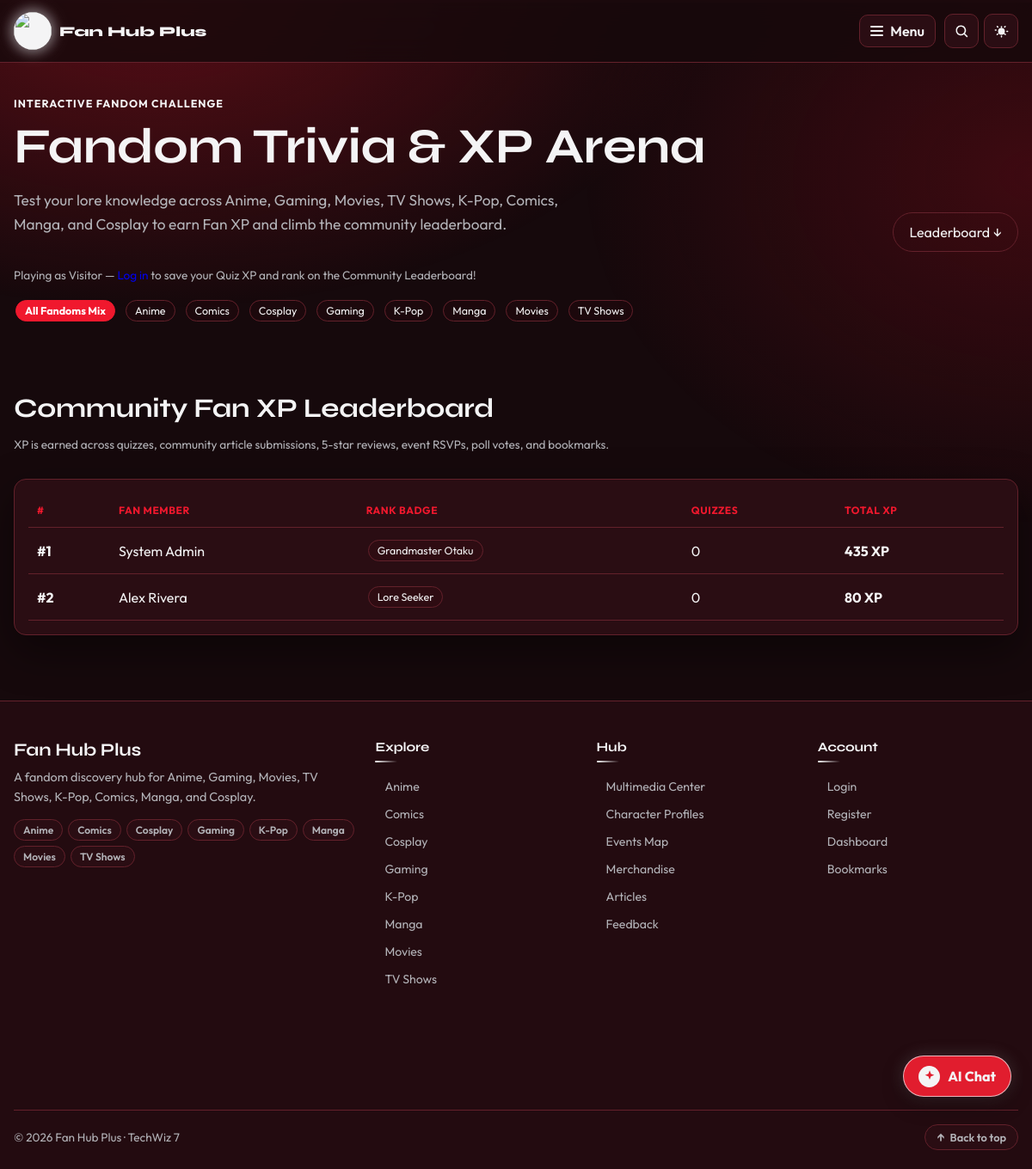
Screenshot of /quiz.php with the database file from the repository.
### tables this page shows
CREATE TABLE categories (
  id INT UNSIGNED AUTO_INCREMENT PRIMARY KEY,
  name VARCHAR(80) NOT NULL,
  slug VARCHAR(80) NOT NULL UNIQUE,
  description TEXT,
  icon VARCHAR(40) DEFAULT ''
);

CREATE TABLE users (
  id INT UNSIGNED AUTO_INCREMENT PRIMARY KEY,
  name VARCHAR(120) NOT NULL,
  email VARCHAR(160) NOT NULL UNIQUE,
  password VARCHAR(255) NOT NULL,
  role ENUM('user','admin') NOT NULL DEFAULT 'user',
  avatar VARCHAR(255) DEFAULT '',
  favorite_categories VARCHAR(255) DEFAULT '',
  theme ENUM('dark','light') NOT NULL DEFAULT 'dark',
  font_size ENUM('sm','md','lg') NOT NULL DEFAULT 'md',
  created_at DATETIME NOT NULL
);

### includes/functions.php (called while the page is built, shortened)
<?php
require_once __DIR__ . '/../config/db.php';
function e($value)
{
    return htmlspecialchars((string) $value, ENT_QUOTES, 'UTF-8');
}
function site_base_path()
{
    static $base_path = null;
    if ($base_path !== null) {
        return $base_path;
    }
    $project_root = realpath(__DIR__ . '/..');
    $document_root = isset($_SERVER['DOCUMENT_ROOT']) ? realpath($_SERVER['DOCUMENT_ROOT']) : false;
    if ($project_root !== false && $document_root !== false) {
        $project_root = str_replace('\\', '/', $project_root);
        $document_root = rtrim(str_replace('\\', '/', $document_root), '/');
        if ($project_root === $document_root) {
            $base_path = '';
        } elseif (strpos($project_root, $document_root . '/') === 0) {
            $base_path = substr($project_root, strlen($document_root));
        } else {
            $base_path = '';
        }
        return $base_path;
    }
    $script_name = isset($_SERVER['SCRIPT_NAME']) ? str_replace('\\', '/', $_SERVER['SCRIPT_NAME']) : '';
    $admin_position = strpos($script_name, '/admin/');
    $base_path = $admin_position === false ? dirname($script_name) : substr($script_name, 0, $admin_position);
    $base_path = $base_path === '/' || $base_path === '.' ? '' : rtrim($base_path, '/');
    return $base_path;
}
function site_url($path = '')
{
    $path = (string) $path;
    $base_path = site_base_path();
    $absolute_path = '/' . ltrim($path, '/');
    return $base_path . $absolute_path;
}
function db_query($sql)
{
    global $conn;
    try {
        $result = mysqli_query($conn, $sql);
        return $result;
    } catch (\Throwable $e) {
        return false;
    }
}
function db_all($sql)
{
    $result = db_query($sql);
    $rows = array();
    if ($result) {
        while ($row = mysqli_fetch_assoc($result)) {
            $rows[] = $row;
        }
    }
    return $rows;
}
function db_one($sql)
{
    $rows = db_all($sql);
    if (count($rows) > 0) {
        return $rows[0];
    }
    return null;
}
function current_user()
{
    if (!isset($_SESSION['user_id'])) {
        return null;
    }
    $id = (int) $_SESSION['user_id'];
    return db_one("SELECT * FROM users WHERE id = $id LIMIT 1");
}
function categories()
{
    return db_all("SELECT * FROM categories ORDER BY name ASC");
}
function ensure_srs_tables()
{
    static $done = false;
    if ($done) {
        return;
    }
    $done = true;
}
function user_fan_profile($user_id)
{
    $uid = (int) $user_id;
    $bm = db_one("SELECT (SELECT COUNT(*) FROM bookmarks WHERE user_id = $uid) + (SELECT COUNT(*) FROM item_bookmarks WHERE user_id = $uid) AS c");
    $rt = db_one("SELECT COUNT(*) AS c FROM media_ratings WHERE user_id = $uid");
    $ar = db_one("SELECT COUNT(*) AS c FROM contents WHERE user_id = $uid");
    $qz = db_one("SELECT COALESCE(SUM(xp_earned), 0) AS xp, COUNT(*) AS attempts FROM quiz_attempts WHERE user_id = $uid");
    $pv = db_one("SELECT COUNT(*) AS c FROM fandom_poll_votes WHERE user_id = $uid");
    $rv = db_one("SELECT COUNT(*) AS c FROM event_rsvps WHERE user_id = $uid");
    $bookmarks_count = $bm ? (int) $bm['c'] : 0;
    $ratings_count   = $rt ? (int) $rt['c'] : 0;
    $articles_count  = $ar ? (int) $ar['c'] : 0;
    $quiz_xp         = $qz ? (int) $qz['xp'] : 0;
    $quiz_attempts   = $qz ? (int) $qz['attempts'] : 0;
    $poll_votes      = $pv ? (int) $pv['c'] : 0;
    $rsvps_count     = $rv ? (int) $rv['c'] : 0;
    $total_xp = $quiz_xp
        + ($bookmarks_count * 10)
        + ($ratings_count * 15)
        + ($articles_count * 30)
        + ($poll_votes * 10)
        + ($rsvps_count * 15);
    if ($total_xp >= 300) {
        $rank = 'Grandmaster Otaku';
        $next_rank = 'Max Rank Achieved';
        $next_xp = 300;
    } elseif ($total_xp >= 150) {
        $rank = 'Fandom Vanguard';
        $next_rank = 'Grandmaster Otaku';
        $next_xp = 300;
    } elseif ($total_xp >= 50) {
        $rank = 'Lore Seeker';
        $next_rank = 'Fandom Vanguard';
        $next_xp = 150;
    } else {
        $rank = 'Rookie Fan';
        $next_rank = 'Lore Seeker';
        $next_xp = 50;
    }
    return array(
        'xp'              => $total_xp,
        'rank'            => $rank,
        'next_rank'       => $next_rank,
        'next_xp'         => $next_xp,
        'quiz_xp'         => $quiz_xp,
        'quiz_attempts'   => $quiz_attempts,
        'bookmarks_count' => $bookmarks_count,
        'ratings_count'   => $ratings_count,
        'articles_count'  => $articles_count,
        'poll_votes'      => $poll_votes,
        'rsvps_count'     => $rsvps_count,
    );
}
    ?>
    <?php
function category_url($slug)
{
    $slug = preg_replace('/[^a-z0-9\-]/', '', strtolower((string) $slug));
    return $slug === '' ? site_url('/index.php') : site_url('/' . $slug . '.php');
}

### quiz.php (the view, shortened to what this page needs)
<?php
require_once __DIR__ . '/includes/functions.php';
$user = current_user();
$cats = categories();
$category_slug = isset($_GET['category']) ? trim($_GET['category']) : '';
$fan_profile = $user ? user_fan_profile((int) $user['id']) : null;
$all_users = db_all("SELECT id, name, role, favorite_categories FROM users ORDER BY id ASC LIMIT 20");
$leaderboard = array();
foreach ($all_users as $u) {
    $prof = user_fan_profile((int) $u['id']);
    $leaderboard[] = array(
        'name'          => $u['name'],
        'rank'          => $prof['rank'],
        'xp'            => $prof['xp'],
        'quiz_attempts' => $prof['quiz_attempts'],
        'favorites'     => $u['favorite_categories'],
    );
}
usort($leaderboard, function ($a, $b) {
    return $b['xp'] - $a['xp'];
});
require __DIR__ . '/includes/header.php';
?>
<section class="wrap section">
    <div class="section-head">
        <div>
            <p class="eyebrow">Interactive Fandom Challenge</p>
            <h1>Fandom Trivia &amp; XP Arena</h1>
            <p class="lede">Test your lore knowledge across Anime, Gaming, Movies, TV Shows, K-Pop, Comics, Manga, and Cosplay to earn Fan XP and climb the community leaderboard.</p>
        </div>
        <a class="btn-ghost" href="#leaderboard">Leaderboard &darr;</a>
    </div>
    <?php if ($fan_profile) { ?>
    <div class="grid grid-4" style="margin-bottom: 24px;">
        <div class="stat card card-body">
            <span class="meta">Your Fan Rank</span>
            <b><?php echo e($fan_profile['rank']); ?></b>
        </div>
        <div class="stat card card-body">
            <span class="meta">Total Fan XP</span>
            <b><?php echo (int) $fan_profile['xp']; ?> XP</b>
        </div>
        <div class="stat card card-body">
            <span class="meta">Quizzes Completed</span>
            <b><?php echo (int) $fan_profile['quiz_attempts']; ?></b>
        </div>
        <div class="stat card card-body">
            <span class="meta">Next Rank Target</span>
            <b><?php echo e($fan_profile['next_rank']); ?> (<?php echo (int) $fan_profile['next_xp']; ?> XP)</b>
        </div>
    </div>
    <?php } else { ?>
    <p class="meta" style="margin-bottom: 18px;">Playing as Visitor — <a href="<?php echo e(site_url('/login.php?next=' . rawurlencode('/quiz.php'))); ?>">Log in</a> to save your Quiz XP and rank on the Community Leaderboard!</p>
    <?php } ?>
    <div style="display:flex;flex-wrap:wrap;gap:8px;margin-bottom:24px">
        <a class="chip <?php echo $category_slug === '' ? 'active' : ''; ?>" href="<?php echo e(site_url('/quiz.php')); ?>">All Fandoms Mix</a>
        <?php foreach ($cats as $c) { ?>
            <a class="chip <?php echo $category_slug === $c['slug'] ? 'active' : ''; ?>" href="<?php echo e(site_url('/quiz.php?category=' . rawurlencode($c['slug']))); ?>"><?php echo e($c['name']); ?></a>
        <?php } ?>
    </div>
</section>
<section class="wrap section" id="leaderboard">
    <div class="section-head">
        <div>
            <h2>Community Fan XP Leaderboard</h2>
            <p class="meta">XP is earned across quizzes, community article submissions, 5-star reviews, event RSVPs, poll votes, and bookmarks.</p>
        </div>
    </div>
    <div class="card card-body">
        <table class="table">
            <thead>
                <tr>
                    <th>#</th>
                    <th>Fan Member</th>
                    <th>Rank Badge</th>
                    <th>Quizzes</th>
                    <th>Total XP</th>
                </tr>
            </thead>
            <tbody>
                <?php foreach ($leaderboard as $i => $row) { ?>
                <tr>
                    <td><strong>#<?php echo (int) ($i + 1); ?></strong></td>
                    <td><?php echo e($row['name']); ?></td>
                    <td><span class="chip"><?php echo e($row['rank']); ?></span></td>
                    <td><?php echo (int) $row['quiz_attempts']; ?></td>
                    <td><strong><?php echo (int) $row['xp']; ?> XP</strong></td>
                </tr>
                <?php } ?>
            </tbody>
        </table>
    </div>
</section>
<?php require __DIR__ . '/includes/footer.php'; ?>

### includes/footer.php (shortened to what this page needs)
</main>
<?php if (empty($hide_footer)) { ?>
<footer class="site-footer">
    <div class="footer-glow" aria-hidden="true"></div>
    <div class="wrap footer-grid">
        <div class="footer-brand">
            <div class="footer-brand-text">
                <h3>Fan Hub <em class="footer-em">Plus</em></h3>
                <p>A fandom discovery hub for Anime, Gaming, Movies, TV Shows, K-Pop, Comics, Manga, and Cosplay.</p>
                <ul class="footer-fandom-chips">
                    <?php foreach ($nav_cats as $c) { ?>
                        <li><a class="footer-chip" href="<?php echo e(category_url($c['slug'])); ?>"><?php echo e($c['name']); ?></a></li>
                    <?php } ?>
                </ul>
            </div>
        </div>
        <nav class="footer-col" aria-label="Explore">
            <h4>Explore</h4>
            <ul>
                <?php foreach ($nav_cats as $c) { ?>
                    <li><a href="<?php echo e(site_url('/explore.php?category=' . rawurlencode($c['slug']))); ?>"><?php echo e($c['name']); ?></a></li>
                <?php } ?>
            </ul>
        </nav>
        <nav class="footer-col" aria-label="Hub">
            <h4>Hub</h4>
            <ul>
                <li><a href="<?php echo e(site_url('/multimedia.php')); ?>">Multimedia Center</a></li>
                <li><a href="<?php echo e(site_url('/characters.php')); ?>">Character Profiles</a></li>
                <li><a href="<?php echo e(site_url('/events-map.php')); ?>">Events Map</a></li>
                <li><a href="<?php echo e(site_url('/merch.php')); ?>">Merchandise</a></li>
                <li><a href="<?php echo e(site_url('/articles.php')); ?>">Articles</a></li>
                <li><a href="<?php echo e(site_url('/feedback.php')); ?>">Feedback</a></li>
            </ul>
        </nav>
        <nav class="footer-col" aria-label="Account">
            <h4>Account</h4>
            <ul>
                <li><a href="<?php echo e(site_url('/login.php')); ?>">Login</a></li>
                <li><a href="<?php echo e(site_url('/register.php')); ?>">Register</a></li>
                <li><a href="<?php echo e(site_url('/dashboard.php')); ?>">Dashboard</a></li>
                <li><a href="<?php echo e(site_url('/bookmarks.php')); ?>">Bookmarks</a></li>
            </ul>
        </nav>
    </div>
    <div class="wrap footer-bottom">
        <p class="copy">&copy; <?php echo date('Y'); ?> Fan Hub Plus &middot; TechWiz 7</p>
        <a class="footer-top" href="#top">Back to top</a>
    </div>
</footer>
<?php } ?>
<section class="site-assistant" id="siteAssistant" aria-label="Fan Hub AI Chatbot">
    <button class="assistant-launcher" id="assistantOpen" type="button" aria-expanded="false" aria-controls="assistantPanel">
        <span class="assistant-launcher-icon" aria-hidden="true">
            <svg viewBox="0 0 24 24" width="16" height="16" focusable="false"><path d="M12 2l2.2 5.8L20 10l-5.8 2.2L12 18l-2.2-5.8L4 10l5.8-2.2L12 2z" fill="currentColor"/></svg>
        </span>
        <span>AI Chat</span>
    </button>
</section>
</body>
</html>

### rows the page displays
categories: name "Anime"
categories: name "Comics"
categories: name "Cosplay"
categories: name "Gaming"
categories: name "K-Pop"
categories: name "Manga"
categories: name "Movies"
categories: name "TV Shows"
users: name "System Admin", rank "Grandmaster Otaku", quiz_attempts "0", xp "435"
users: name "Alex Rivera", rank "Lore Seeker", quiz_attempts "0", xp "80"
